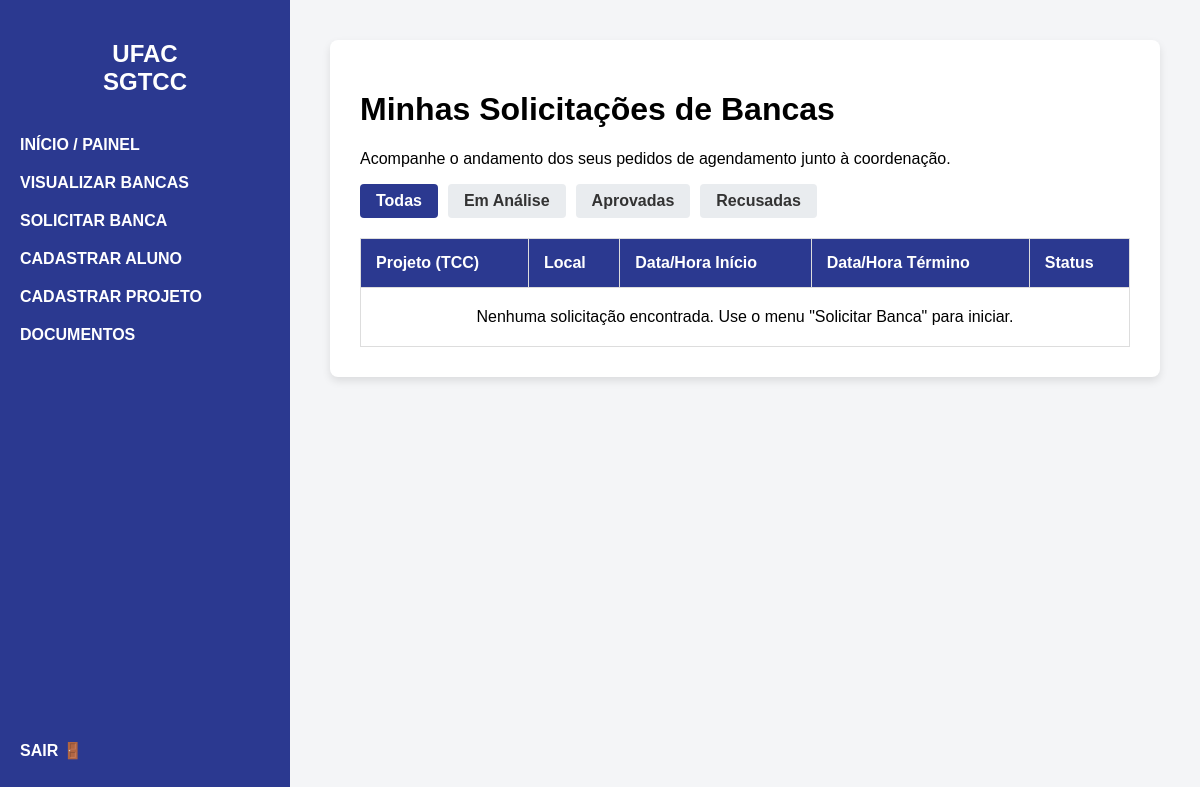
Page /bancas/ (signed in) on the earlier database version.
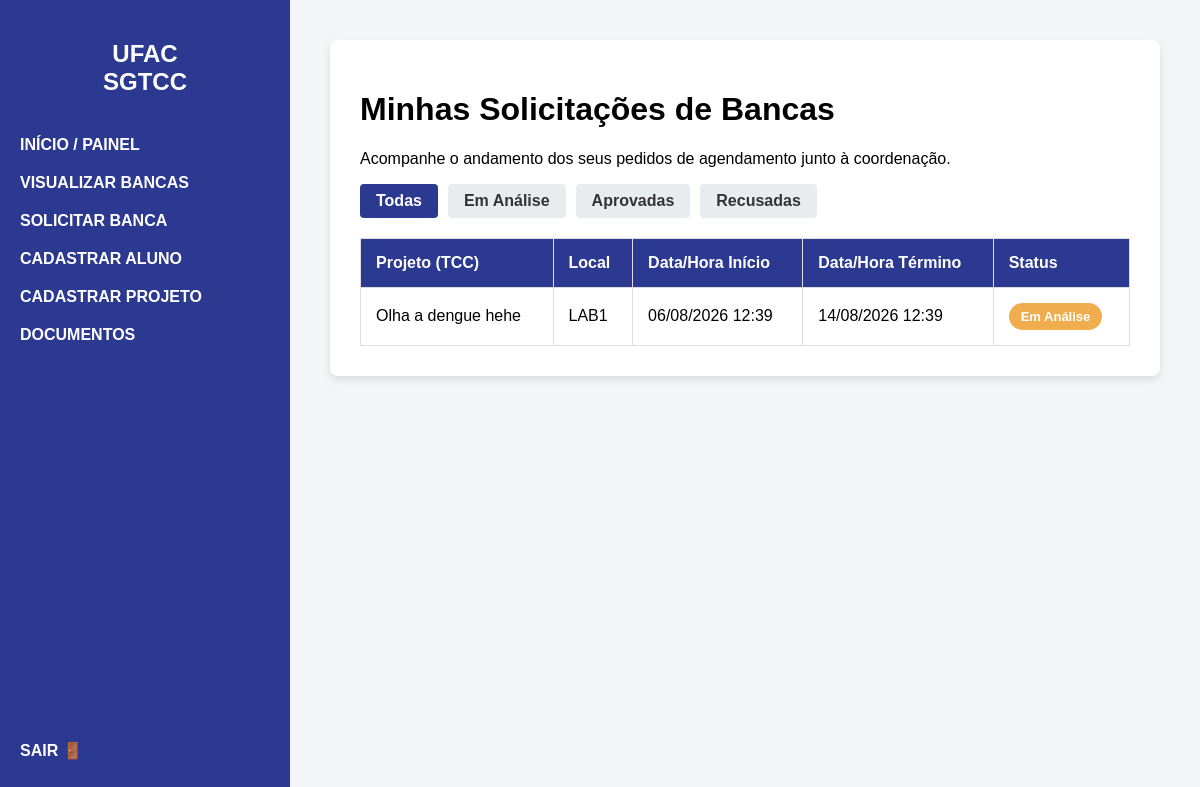
Same page on the later database version.
### bancasapp/models.py (models this page shows, shortened)
class SolicitacaoAgendamento(models.Model):
    STATUS_SOLICITACAO = (
        ('EM_ANÁLISE', 'Em Análise'),
        ('APROVADA', 'Aprovada'),
        ('RECUSADA', 'Recusada'),
    )
    usuario_solicitante = models.ForeignKey(pUsuario, on_delete=models.CASCADE)
    projeto_tcc = models.ForeignKey(ProjetoTCC, on_delete=models.CASCADE)
    espaco = models.ForeignKey(EspacoFisico, on_delete=models.CASCADE)
    opcao_data_inicio = models.DateTimeField()
    opcao_data_fim = models.DateTimeField()
    status = models.CharField(max_length=15, choices=STATUS_SOLICITACAO, default='EM_ANÁLISE')

class ProjetoTCC(models.Model):
    STATUS_TIPO = (
        ('EM_ANÁLISE', 'Em Análise'),
        ('APROVADO', 'Aprovado'),
        ('RECUSADA', 'Recusada'),
    )
    titulo = models.CharField(max_length=255)
    resumo = models.TextField()
    semestre_letivo = models.CharField(max_length=6)
    discente = models.ForeignKey(Discente, on_delete=models.CASCADE)
    status = models.CharField(max_length=15, choices=STATUS_TIPO, default='EM_ANÁLISE')

class EspacoFisico(models.Model):
    nome = models.CharField(max_length=255)

### bancasapp/views.py (the view)
# urls.py: path('bancas/', views.visualizar_bancas, name='visualizar_bancas'),
@login_required(login_url='login')
def visualizar_bancas(request):
    try:
        perfil_logado = request.user.pusuario
        minhas_solicitacoes = SolicitacaoAgendamento.objects.filter(usuario_solicitante=perfil_logado)
    except:
        minhas_solicitacoes = SolicitacaoAgendamento.objects.all()
    status_filtro = request.GET.get('status')
    if status_filtro:
        minhas_solicitacoes = minhas_solicitacoes.filter(status=status_filtro)
    contexto = {
        'solicitacoes': minhas_solicitacoes,
        'status_atual': status_filtro
    }
    return render(request, 'visualizar_bancas.html', contexto)

### templates/visualizar_bancas.html
{% extends 'base.html' %}
{% block content %}
    <div class="table-container">
        <h1>Minhas Solicitações de Bancas</h1>
        <p>Acompanhe o andamento dos seus pedidos de agendamento junto à coordenação.</p>
        <div class="filter-menu">
            <a href="{% url 'visualizar_bancas' %}" class="btn-filter {% if not status_atual %}active{% endif %}">Todas</a>
            <a href="{% url 'visualizar_bancas' %}?status=EM_ANÁLISE" class="btn-filter {% if status_atual == 'EM_ANÁLISE' %}active{% endif %}">Em Análise</a>
            <a href="{% url 'visualizar_bancas' %}?status=APROVADA" class="btn-filter {% if status_atual == 'APROVADA' %}active{% endif %}">Aprovadas</a>
            <a href="{% url 'visualizar_bancas' %}?status=RECUSADA" class="btn-filter {% if status_atual == 'RECUSADA' %}active{% endif %}">Recusadas</a>
        </div>
        <table>
            <thead>
                <tr>
                    <th>Projeto (TCC)</th>
                    <th>Local</th>
                    <th>Data/Hora Início</th>
                    <th>Data/Hora Término</th>
                    <th>Status</th>
                </tr>
            </thead>
            <tbody>
                {% for solicitacao in solicitacoes %}
                    <tr>
                        <td>{{ solicitacao.projeto_tcc.titulo }}</td>
                        <td>{{ solicitacao.espaco.nome }}</td>
                        <td>{{ solicitacao.opcao_data_inicio|date:"d/m/Y H:i" }}</td>
                        <td>{{ solicitacao.opcao_data_fim|date:"d/m/Y H:i" }}</td>
                        <td>
                            {% if solicitacao.status == 'EM_ANÁLISE' %}
                                <span class="status-badge status-analise">Em Análise</span>
                            {% elif solicitacao.status == 'APROVADA' %}
                                <span class="status-badge status-aprovada">Aprovada</span>
                            {% else %}
                                <span class="status-badge status-recusada">Recusada</span>
                            {% endif %}
                        </td>
                    </tr>
                {% empty %}
                    <tr>
                        <td colspan="5" style="text-align: center; padding: 20px;">
                            Nenhuma solicitação encontrada. Use o menu "Solicitar Banca" para iniciar.
                        </td>
                    </tr>
                {% endfor %}
            </tbody>
        </table>
    </div>
{% endblock %}

### templates/base.html (shortened to what this page needs)
{% load static %}
<!DOCTYPE html>
<html lang="pt-br">
<head>
    <link rel="stylesheet" href="{% static 'css/style.css' %}">
</head>
<body>
    <div class="sidebar">
        <h2>UFAC<br>SGTCC</h2>
        <a href="{% url 'dashboard' %}">INÍCIO / PAINEL</a>
        <a href="{% url 'visualizar_bancas' %}">VISUALIZAR BANCAS</a>
        <a href="{% url 'solicitar_banca' %}">SOLICITAR BANCA</a>
        <a href="{% url 'cadastrar_aluno' %}">CADASTRAR ALUNO</a>
        <a href="{% url 'cadastrar_projeto' %}">CADASTRAR PROJETO</a>
        <a href="#">DOCUMENTOS</a>
        <div class="footer-menu">
            <a href="#">SAIR 🚪</a>
        </div>
    </div>
    <div class="content">
        {% block content %}
        {% endblock %}
    </div>
</body>
</html>

### static/css/style.css (style rules this page uses)
body { margin: 0; font-family: Arial, sans-serif; display: flex; height: 100vh; background-color: #f4f5f7; }
.sidebar { width: 250px; background-color: #2b3990; color: white; padding: 20px; display: flex; flex-direction: column; }
.sidebar h2 { text-align: center; margin-bottom: 40px; }
.sidebar a { color: white; text-decoration: none; display: block; margin-bottom: 20px; font-weight: bold; }
.footer-menu { margin-top: auto; }
.content { flex-grow: 1; padding: 40px; overflow-y: auto; }
.table-container { background-color: white; padding: 30px; border-radius: 8px; box-shadow: 0 4px 8px rgba(0,0,0,0.1); }
table { width: 100%; border-collapse: collapse; margin-top: 20px; }
table th, table td { border: 1px solid #ddd; padding: 15px; text-align: left; }
table th { background-color: #2b3990; color: white; }
.status-badge { padding: 6px 12px; border-radius: 20px; font-size: 13px; font-weight: bold; color: white; text-align: center; display: inline-block; }
.status-analise { background-color: #f0ad4e; }
.filter-menu { margin-bottom: 20px; display: flex; gap: 10px; }
.btn-filter { padding: 8px 16px; text-decoration: none; color: #333; background-color: #e9ecef; border-radius: 4px; font-weight: bold; transition: background-color 0.3s; }
.btn-filter.active { background-color: #2b3990; color: white; }

Differences in the rows shown:
added SolicitacaoAgendamento: projeto_tcc.titulo "Olha a dengue hehe", espaco.nome "LAB1", opcao_data_inicio "06/08/2026 12:39", opcao_data_fim "14/08/2026 12:39", status "Em Análise"
Other differences:
text no longer shown: "Nenhuma solicitação encontrada. Use o menu \"Solicitar Banca\" para iniciar."
